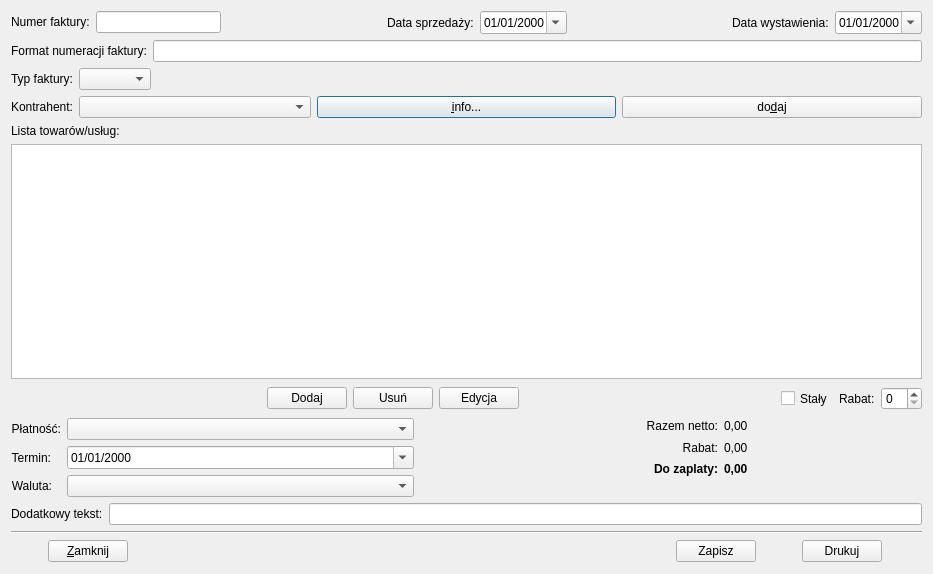
<?xml version="1.0" encoding="UTF-8"?>
<ui version="4.0">
 <class>InvoiceDialog</class>
 <widget class="QDialog" name="InvoiceDialog">
  <property name="geometry">
   <rect>
    <x>0</x>
    <y>0</y>
    <width>933</width>
    <height>574</height>
   </rect>
  </property>
  <property name="windowTitle">
   <string/>
  </property>
  <property name="windowIcon">
   <iconset resource="../qfaktury.qrc">
    <normaloff>:/res/icons/nowa_faktura.png</normaloff>:/res/icons/nowa_faktura.png</iconset>
  </property>
  <layout class="QVBoxLayout" name="verticalLayout_3">
   <item>
    <layout class="QHBoxLayout" name="horizontalLayout">
     <item>
      <layout class="QFormLayout" name="formLayout_2">
       <item row="0" column="0">
        <widget class="QLabel" name="labelInvNumber">
         <property name="text">
          <string>Numer faktury:</string>
         </property>
         <property name="wordWrap">
          <bool>false</bool>
         </property>
         <property name="buddy">
          <cstring>lineEditInvNumber</cstring>
         </property>
        </widget>
       </item>
       <item row="0" column="1">
        <widget class="QLineEdit" name="lineEditInvNumber">
         <property name="enabled">
          <bool>true</bool>
         </property>
         <property name="font">
          <font>
           <weight>75</weight>
           <bold>true</bold>
          </font>
         </property>
         <property name="focusPolicy">
          <enum>Qt::ClickFocus</enum>
         </property>
         <property name="text">
          <string/>
         </property>
        </widget>
       </item>
      </layout>
     </item>
     <item>
      <spacer name="spacer1">
       <property name="orientation">
        <enum>Qt::Horizontal</enum>
       </property>
       <property name="sizeType">
        <enum>QSizePolicy::Expanding</enum>
       </property>
       <property name="sizeHint" stdset="0">
        <size>
         <width>31</width>
         <height>20</height>
        </size>
       </property>
      </spacer>
     </item>
     <item>
      <layout class="QFormLayout" name="formLayout_3">
       <property name="fieldGrowthPolicy">
        <enum>QFormLayout::AllNonFixedFieldsGrow</enum>
       </property>
       <item row="0" column="0">
        <widget class="QLabel" name="labelDateOfSell">
         <property name="text">
          <string>Data sprzedaży:</string>
         </property>
         <property name="wordWrap">
          <bool>false</bool>
         </property>
        </widget>
       </item>
       <item row="0" column="1">
        <widget class="QDateEdit" name="dateEditDateOfSell">
         <property name="focusPolicy">
          <enum>Qt::NoFocus</enum>
         </property>
         <property name="displayFormat">
          <string>dd/MM/yyyy</string>
         </property>
         <property name="calendarPopup">
          <bool>true</bool>
         </property>
        </widget>
       </item>
      </layout>
     </item>
     <item>
      <spacer name="horizontalSpacer">
       <property name="orientation">
        <enum>Qt::Horizontal</enum>
       </property>
       <property name="sizeHint" stdset="0">
        <size>
         <width>40</width>
         <height>20</height>
        </size>
       </property>
      </spacer>
     </item>
     <item>
      <layout class="QFormLayout" name="formLayout_5">
       <item row="0" column="0">
        <widget class="QLabel" name="labelDateOfIssuance">
         <property name="sizePolicy">
          <sizepolicy hsizetype="Preferred" vsizetype="Preferred">
           <horstretch>0</horstretch>
           <verstretch>0</verstretch>
          </sizepolicy>
         </property>
         <property name="text">
          <string>Data wystawienia:</string>
         </property>
         <property name="wordWrap">
          <bool>false</bool>
         </property>
        </widget>
       </item>
       <item row="0" column="1">
        <widget class="QDateEdit" name="dateEditDateOfIssuance">
         <property name="focusPolicy">
          <enum>Qt::NoFocus</enum>
         </property>
         <property name="displayFormat">
          <string>dd/MM/yyyy</string>
         </property>
         <property name="calendarPopup">
          <bool>true</bool>
         </property>
        </widget>
       </item>
      </layout>
     </item>
    </layout>
   </item>
   <item>
    <layout class="QHBoxLayout" name="horizontalLayout_7">
     <property name="spacing">
      <number>0</number>
     </property>
     <item>
      <layout class="QFormLayout" name="formLayout_7">
       <item row="0" column="0">
        <widget class="QLabel" name="labelInvNumFormat">
         <property name="text">
          <string>Format numeracji faktury:</string>
         </property>
         <property name="buddy">
          <cstring>lineEditInvNumFormat</cstring>
         </property>
        </widget>
       </item>
       <item row="0" column="1">
        <widget class="QLineEdit" name="lineEditInvNumFormat">
         <property name="sizePolicy">
          <sizepolicy hsizetype="Expanding" vsizetype="Fixed">
           <horstretch>0</horstretch>
           <verstretch>0</verstretch>
          </sizepolicy>
         </property>
         <property name="readOnly">
          <bool>true</bool>
         </property>
        </widget>
       </item>
      </layout>
     </item>
    </layout>
   </item>
   <item>
    <layout class="QHBoxLayout" name="horizontalLayout_3">
     <item>
      <layout class="QFormLayout" name="formLayout_4">
       <item row="0" column="0">
        <widget class="QLabel" name="labelInvoiceType">
         <property name="text">
          <string>Typ faktury:</string>
         </property>
         <property name="buddy">
          <cstring>comboBoxInvoiceType</cstring>
         </property>
        </widget>
       </item>
       <item row="0" column="1">
        <widget class="QComboBox" name="comboBoxInvoiceType"/>
       </item>
      </layout>
     </item>
     <item>
      <spacer name="spacer2">
       <property name="orientation">
        <enum>Qt::Horizontal</enum>
       </property>
       <property name="sizeType">
        <enum>QSizePolicy::Expanding</enum>
       </property>
       <property name="sizeHint" stdset="0">
        <size>
         <width>468</width>
         <height>17</height>
        </size>
       </property>
      </spacer>
     </item>
    </layout>
   </item>
   <item>
    <layout class="QHBoxLayout" name="horizontalLayout_6">
     <item>
      <layout class="QFormLayout" name="formLayout_6">
       <item row="0" column="0">
        <widget class="QLabel" name="labelCounterparty">
         <property name="text">
          <string>Kontrahent:</string>
         </property>
         <property name="wordWrap">
          <bool>false</bool>
         </property>
         <property name="buddy">
          <cstring>comboBoxCounterparties</cstring>
         </property>
        </widget>
       </item>
       <item row="0" column="1">
        <widget class="QComboBox" name="comboBoxCounterparties"/>
       </item>
      </layout>
     </item>
     <item>
      <widget class="QPushButton" name="pushButtonMoreInfo">
       <property name="text">
        <string>&amp;info...</string>
       </property>
      </widget>
     </item>
     <item>
      <widget class="QPushButton" name="pushButtonAddCounterparty">
       <property name="text">
        <string>do&amp;daj</string>
       </property>
      </widget>
     </item>
    </layout>
   </item>
   <item>
    <layout class="QVBoxLayout" name="verticalLayout">
     <item>
      <widget class="QLabel" name="labelCommodityList">
       <property name="text">
        <string>Lista towarów/usług:</string>
       </property>
       <property name="wordWrap">
        <bool>false</bool>
       </property>
       <property name="buddy">
        <cstring>tableWidgetCommodities</cstring>
       </property>
      </widget>
     </item>
     <item>
      <widget class="QTableWidget" name="tableWidgetCommodities">
       <property name="enabled">
        <bool>true</bool>
       </property>
       <property name="editTriggers">
        <set>QAbstractItemView::NoEditTriggers</set>
       </property>
       <property name="selectionMode">
        <enum>QAbstractItemView::SingleSelection</enum>
       </property>
       <property name="selectionBehavior">
        <enum>QAbstractItemView::SelectRows</enum>
       </property>
       <property name="showGrid">
        <bool>true</bool>
       </property>
       <attribute name="horizontalHeaderStretchLastSection">
        <bool>true</bool>
       </attribute>
      </widget>
     </item>
    </layout>
   </item>
   <item>
    <layout class="QHBoxLayout" name="horizontalLayout_2">
     <item>
      <spacer name="spacer3">
       <property name="orientation">
        <enum>Qt::Horizontal</enum>
       </property>
       <property name="sizeType">
        <enum>QSizePolicy::Expanding</enum>
       </property>
       <property name="sizeHint" stdset="0">
        <size>
         <width>30</width>
         <height>20</height>
        </size>
       </property>
      </spacer>
     </item>
     <item>
      <widget class="QPushButton" name="pushButtonAddCommodity">
       <property name="focusPolicy">
        <enum>Qt::StrongFocus</enum>
       </property>
       <property name="text">
        <string>Dodaj</string>
       </property>
       <property name="shortcut">
        <string>Ctrl+T</string>
       </property>
       <property name="autoDefault">
        <bool>true</bool>
       </property>
      </widget>
     </item>
     <item>
      <widget class="QPushButton" name="pushButtonRemoveCommodity">
       <property name="text">
        <string>Usuń</string>
       </property>
       <property name="shortcut">
        <string>Ctrl+U</string>
       </property>
       <property name="autoDefault">
        <bool>true</bool>
       </property>
      </widget>
     </item>
     <item>
      <widget class="QPushButton" name="pushButtonEditCommodity">
       <property name="text">
        <string>Edycja</string>
       </property>
       <property name="shortcut">
        <string>Ctrl+E</string>
       </property>
       <property name="autoDefault">
        <bool>true</bool>
       </property>
      </widget>
     </item>
     <item>
      <spacer name="spacer4">
       <property name="orientation">
        <enum>Qt::Horizontal</enum>
       </property>
       <property name="sizeType">
        <enum>QSizePolicy::Expanding</enum>
       </property>
       <property name="sizeHint" stdset="0">
        <size>
         <width>40</width>
         <height>20</height>
        </size>
       </property>
      </spacer>
     </item>
     <item>
      <widget class="QCheckBox" name="checkBoxDiscount">
       <property name="minimumSize">
        <size>
         <width>0</width>
         <height>27</height>
        </size>
       </property>
       <property name="text">
        <string>Stały</string>
       </property>
      </widget>
     </item>
     <item>
      <widget class="QLabel" name="labelDiscount1">
       <property name="text">
        <string>Rabat:</string>
       </property>
       <property name="wordWrap">
        <bool>false</bool>
       </property>
       <property name="buddy">
        <cstring>spinBoxDiscount</cstring>
       </property>
      </widget>
     </item>
     <item>
      <widget class="QSpinBox" name="spinBoxDiscount"/>
     </item>
    </layout>
   </item>
   <item>
    <layout class="QHBoxLayout" name="horizontalLayout_5">
     <item>
      <layout class="QFormLayout" name="formLayout">
       <item row="0" column="0">
        <widget class="QLabel" name="labelPayment">
         <property name="text">
          <string>Płatność:</string>
         </property>
         <property name="alignment">
          <set>Qt::AlignRight|Qt::AlignTrailing|Qt::AlignVCenter</set>
         </property>
         <property name="wordWrap">
          <bool>false</bool>
         </property>
         <property name="buddy">
          <cstring>comboBoxPayment</cstring>
         </property>
        </widget>
       </item>
       <item row="0" column="1">
        <widget class="QComboBox" name="comboBoxPayment"/>
       </item>
       <item row="1" column="0">
        <widget class="QLabel" name="labelDateOfPayment">
         <property name="text">
          <string>Termin:</string>
         </property>
         <property name="alignment">
          <set>Qt::AlignRight|Qt::AlignTrailing|Qt::AlignVCenter</set>
         </property>
         <property name="wordWrap">
          <bool>true</bool>
         </property>
         <property name="buddy">
          <cstring>dateEditDayOfPayment</cstring>
         </property>
        </widget>
       </item>
       <item row="1" column="1">
        <widget class="QDateEdit" name="dateEditDayOfPayment">
         <property name="displayFormat">
          <string>dd/MM/yyyy</string>
         </property>
         <property name="calendarPopup">
          <bool>true</bool>
         </property>
        </widget>
       </item>
       <item row="2" column="0">
        <widget class="QLabel" name="labelCurrency">
         <property name="text">
          <string>Waluta:</string>
         </property>
         <property name="alignment">
          <set>Qt::AlignRight|Qt::AlignTrailing|Qt::AlignVCenter</set>
         </property>
         <property name="wordWrap">
          <bool>false</bool>
         </property>
         <property name="buddy">
          <cstring>comboBoxCurrency</cstring>
         </property>
        </widget>
       </item>
       <item row="2" column="1">
        <widget class="QComboBox" name="comboBoxCurrency">
         <property name="minimumSize">
          <size>
           <width>80</width>
           <height>0</height>
          </size>
         </property>
        </widget>
       </item>
      </layout>
     </item>
     <item>
      <spacer name="spacer5">
       <property name="orientation">
        <enum>Qt::Horizontal</enum>
       </property>
       <property name="sizeType">
        <enum>QSizePolicy::Maximum</enum>
       </property>
       <property name="sizeHint" stdset="0">
        <size>
         <width>100</width>
         <height>20</height>
        </size>
       </property>
      </spacer>
     </item>
     <item>
      <layout class="QVBoxLayout" name="verticalLayout_2">
       <item>
        <layout class="QGridLayout" name="gridLayout">
         <item row="0" column="0">
          <widget class="QLabel" name="labelSumNet">
           <property name="minimumSize">
            <size>
             <width>150</width>
             <height>0</height>
            </size>
           </property>
           <property name="text">
            <string>Razem netto:</string>
           </property>
           <property name="alignment">
            <set>Qt::AlignRight|Qt::AlignTrailing|Qt::AlignVCenter</set>
           </property>
           <property name="wordWrap">
            <bool>false</bool>
           </property>
          </widget>
         </item>
         <item row="0" column="1">
          <widget class="QLabel" name="labelSumNetVal">
           <property name="minimumSize">
            <size>
             <width>80</width>
             <height>0</height>
            </size>
           </property>
           <property name="text">
            <string>0,00</string>
           </property>
           <property name="wordWrap">
            <bool>false</bool>
           </property>
          </widget>
         </item>
         <item row="1" column="0">
          <widget class="QLabel" name="labelDiscount2">
           <property name="minimumSize">
            <size>
             <width>150</width>
             <height>0</height>
            </size>
           </property>
           <property name="text">
            <string>Rabat:</string>
           </property>
           <property name="alignment">
            <set>Qt::AlignRight|Qt::AlignTrailing|Qt::AlignVCenter</set>
           </property>
           <property name="wordWrap">
            <bool>false</bool>
           </property>
          </widget>
         </item>
         <item row="1" column="1">
          <widget class="QLabel" name="labelDiscountVal">
           <property name="minimumSize">
            <size>
             <width>80</width>
             <height>0</height>
            </size>
           </property>
           <property name="text">
            <string>0,00</string>
           </property>
           <property name="wordWrap">
            <bool>false</bool>
           </property>
          </widget>
         </item>
         <item row="2" column="0">
          <widget class="QLabel" name="labelSumGross">
           <property name="minimumSize">
            <size>
             <width>150</width>
             <height>0</height>
            </size>
           </property>
           <property name="font">
            <font>
             <weight>75</weight>
             <bold>true</bold>
            </font>
           </property>
           <property name="text">
            <string>Do zaplaty:</string>
           </property>
           <property name="alignment">
            <set>Qt::AlignRight|Qt::AlignTrailing|Qt::AlignVCenter</set>
           </property>
           <property name="wordWrap">
            <bool>false</bool>
           </property>
          </widget>
         </item>
         <item row="2" column="1">
          <widget class="QLabel" name="labelSumGrossVal">
           <property name="minimumSize">
            <size>
             <width>80</width>
             <height>0</height>
            </size>
           </property>
           <property name="font">
            <font>
             <weight>75</weight>
             <bold>true</bold>
            </font>
           </property>
           <property name="text">
            <string>0,00</string>
           </property>
           <property name="wordWrap">
            <bool>false</bool>
           </property>
          </widget>
         </item>
        </layout>
       </item>
       <item>
        <spacer name="verticalSpacer">
         <property name="orientation">
          <enum>Qt::Vertical</enum>
         </property>
         <property name="sizeType">
          <enum>QSizePolicy::Minimum</enum>
         </property>
         <property name="sizeHint" stdset="0">
          <size>
           <width>20</width>
           <height>20</height>
          </size>
         </property>
        </spacer>
       </item>
      </layout>
     </item>
    </layout>
   </item>
   <item>
    <layout class="QHBoxLayout" name="hBoxLayoutAdditionalText">
     <item>
      <widget class="QLabel" name="labelAdditionalText">
       <property name="text">
        <string>Dodatkowy tekst:</string>
       </property>
       <property name="wordWrap">
        <bool>false</bool>
       </property>
       <property name="buddy">
        <cstring>lineEditAdditionalText</cstring>
       </property>
      </widget>
     </item>
     <item>
      <widget class="QLineEdit" name="lineEditAdditionalText">
       <property name="text">
        <string/>
       </property>
      </widget>
     </item>
    </layout>
   </item>
   <item>
    <widget class="Line" name="line">
     <property name="orientation">
      <enum>Qt::Horizontal</enum>
     </property>
    </widget>
   </item>
   <item>
    <layout class="QHBoxLayout" name="horizontalLayout_4">
     <item>
      <spacer name="spacer6">
       <property name="orientation">
        <enum>Qt::Horizontal</enum>
       </property>
       <property name="sizeType">
        <enum>QSizePolicy::Minimum</enum>
       </property>
       <property name="sizeHint" stdset="0">
        <size>
         <width>37</width>
         <height>23</height>
        </size>
       </property>
      </spacer>
     </item>
     <item>
      <widget class="QPushButton" name="pushButtonClose">
       <property name="text">
        <string>&amp;Zamknij</string>
       </property>
       <property name="shortcut">
        <string>Ctrl+X</string>
       </property>
       <property name="autoDefault">
        <bool>true</bool>
       </property>
      </widget>
     </item>
     <item>
      <spacer name="spacer7">
       <property name="orientation">
        <enum>Qt::Horizontal</enum>
       </property>
       <property name="sizeType">
        <enum>QSizePolicy::Expanding</enum>
       </property>
       <property name="sizeHint" stdset="0">
        <size>
         <width>228</width>
         <height>23</height>
        </size>
       </property>
      </spacer>
     </item>
     <item>
      <widget class="QPushButton" name="pushButtonSave">
       <property name="text">
        <string>Zapisz</string>
       </property>
       <property name="shortcut">
        <string>Ctrl+S</string>
       </property>
       <property name="autoDefault">
        <bool>true</bool>
       </property>
      </widget>
     </item>
     <item>
      <spacer name="spacer8">
       <property name="orientation">
        <enum>Qt::Horizontal</enum>
       </property>
       <property name="sizeType">
        <enum>QSizePolicy::Minimum</enum>
       </property>
       <property name="sizeHint" stdset="0">
        <size>
         <width>40</width>
         <height>20</height>
        </size>
       </property>
      </spacer>
     </item>
     <item>
      <widget class="QPushButton" name="pushButtonPrint">
       <property name="text">
        <string>Drukuj</string>
       </property>
       <property name="shortcut">
        <string>Ctrl+P</string>
       </property>
       <property name="autoDefault">
        <bool>true</bool>
       </property>
      </widget>
     </item>
     <item>
      <spacer name="spacer9">
       <property name="orientation">
        <enum>Qt::Horizontal</enum>
       </property>
       <property name="sizeType">
        <enum>QSizePolicy::Minimum</enum>
       </property>
       <property name="sizeHint" stdset="0">
        <size>
         <width>40</width>
         <height>20</height>
        </size>
       </property>
      </spacer>
     </item>
    </layout>
   </item>
  </layout>
 </widget>
 <layoutdefault spacing="6" margin="11"/>
 <pixmapfunction>qPixmapFromMimeSource</pixmapfunction>
 <tabstops>
  <tabstop>pushButtonAddCommodity</tabstop>
  <tabstop>checkBoxDiscount</tabstop>
  <tabstop>spinBoxDiscount</tabstop>
  <tabstop>comboBoxPayment</tabstop>
  <tabstop>dateEditDayOfPayment</tabstop>
  <tabstop>comboBoxCurrency</tabstop>
  <tabstop>lineEditAdditionalText</tabstop>
  <tabstop>pushButtonSave</tabstop>
  <tabstop>pushButtonPrint</tabstop>
  <tabstop>pushButtonClose</tabstop>
  <tabstop>pushButtonRemoveCommodity</tabstop>
  <tabstop>pushButtonEditCommodity</tabstop>
  <tabstop>lineEditInvNumber</tabstop>
  <tabstop>pushButtonAddCounterparty</tabstop>
  <tabstop>tableWidgetCommodities</tabstop>
 </tabstops>
 <resources>
  <include location="../qfaktury.qrc"/>
  <include location="../qfaktury.qrc"/>
 </resources>
 <connections/>
</ui>
